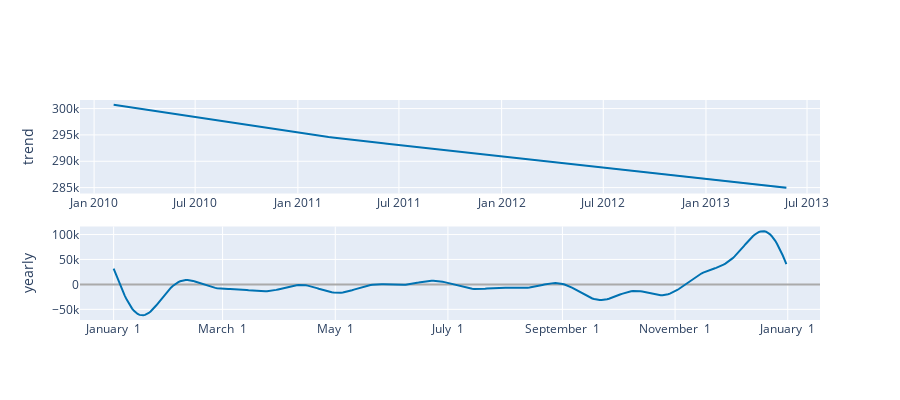

Write notebook code for a chart like this one.
### Code cell
plot_components_plotly(m, forecast)

### Figure 1 — Plotly figure (JSON) as saved in the notebook; plotly's stock layout.template omitted (floating-point values rounded to 4 significant figures; data arrays with more than 128 entries replaced by an {"elided": "..."} marker saying what was removed)
{"data": [{"line": {"color": "#0072B2", "width": 2}, "mode": "lines", "name": "trend", "type": "scatter", "x": {"elided": "486 str values"}, "xaxis": "x", "y": {"elided": "486 float values"}, "yaxis": "y"}, {"line": {"color": "rgba(0, 114, 178, 0.2)", "width": 0}, "mode": "lines", "name": "trend_upper", "type": "scatter", "x": {"elided": "486 str values"}, "xaxis": "x", "y": {"elided": "486 float values"}, "yaxis": "y"}, {"fill": "tonexty", "fillcolor": "rgba(0, 114, 178, 0.2)", "line": {"color": "rgba(0, 114, 178, 0.2)", "width": 0}, "mode": "lines", "name": "trend_lower", "type": "scatter", "x": {"elided": "486 str values"}, "xaxis": "x", "y": {"elided": "486 float values"}, "yaxis": "y"}, {"line": {"color": "#0072B2", "width": 2}, "mode": "lines", "name": "yearly", "type": "scatter", "x": {"elided": "365 str values"}, "xaxis": "x2", "y": {"elided": "365 float values"}, "yaxis": "y2"}], "layout": {"height": 400, "showlegend": false, "width": 900, "xaxis": {"anchor": "y", "domain": [0, 1], "range": ["2009-12-06T18:00:00", "2013-07-24T06:00:00"], "type": "date"}, "xaxis2": {"anchor": "y2", "domain": [0, 1], "range": ["2016-12-13T18:54:02.958904115", "2018-01-18T11:04:57.863013581"], "tickformat": "%B %e", "type": "date"}, "yaxis": {"anchor": "x", "domain": [0.575, 1], "rangemode": "normal", "title": {"text": "trend"}, "zerolinecolor": "#AAA"}, "yaxis2": {"anchor": "x2", "domain": [0, 0.425], "title": {"text": "yearly"}, "zerolinecolor": "#AAA"}}}
